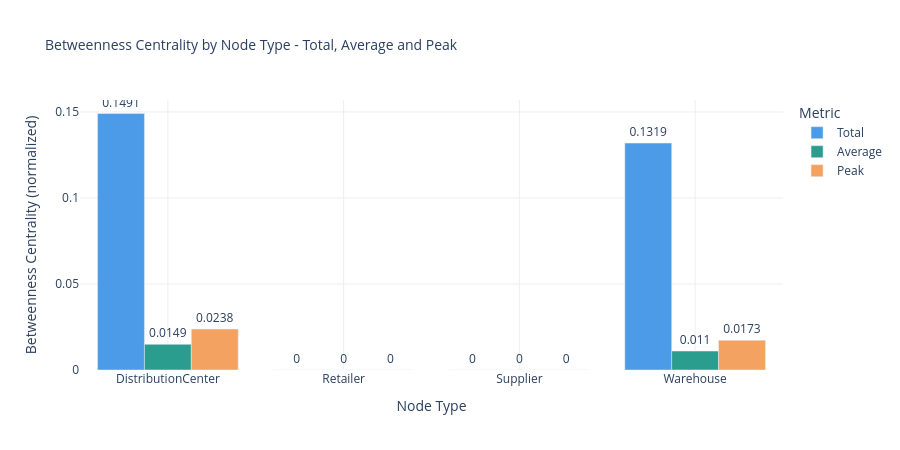

Notebook code cell kept with this figure:
### Markdown cell above
### Which Node Type Bears the Most Risk?

The grouped bar chart below compares total, average and peak betweenness centrality across all four node types. This shows not just which type carries the most routing burden in aggregate, but also whether that burden is spread evenly or concentrated in a small number of critical nodes.

### Code cell
type_centrality = (
    centrality_df.groupby("label")["centrality"]
    .agg(["sum", "mean", "max"])
    .reset_index()
    .rename(columns = {"sum": "Total", "mean": "Average", "max": "Peak"})
)

fig = go.Figure()

for metric, color in [
    ("Total",   "#4C9BE8"),
    ("Average", "#2A9D8F"),
    ("Peak",    "#F4A261"),
]:
    fig.add_trace(go.Bar(
        name = metric,
        x = type_centrality["label"],
        y = type_centrality[metric],
        marker_color = color,
        text = type_centrality[metric].round(4),
        textposition = "outside",
    ))

fig.update_layout(
    title = dict(
        text = "Betweenness Centrality by Node Type - Total, Average and Peak",
        font = dict(size = 14)
    ),
    barmode = "group",
    height = 450,
    plot_bgcolor = "white",
    xaxis = dict(title = "Node Type", gridcolor = "#eeeeee"),
    yaxis = dict(title = "Betweenness Centrality (normalized)", gridcolor = "#eeeeee"),
    legend_title_text = "Metric",
)
fig.show()

### Figure 1 — Plotly figure (JSON) as saved in the notebook; plotly's stock layout.template omitted (floating-point values rounded to 4 significant figures)
{"data": [{"marker": {"color": "#4C9BE8"}, "name": "Total", "text": [0.1491, 0.0, 0.0, 0.1319], "textposition": "outside", "type": "bar", "x": ["DistributionCenter", "Retailer", "Supplier", "Warehouse"], "y": [0.1491, 0.0, 0.0, 0.1319]}, {"marker": {"color": "#2A9D8F"}, "name": "Average", "text": [0.0149, 0.0, 0.0, 0.011], "textposition": "outside", "type": "bar", "x": ["DistributionCenter", "Retailer", "Supplier", "Warehouse"], "y": [0.01491, 0.0, 0.0, 0.01099]}, {"marker": {"color": "#F4A261"}, "name": "Peak", "text": [0.0238, 0.0, 0.0, 0.0173], "textposition": "outside", "type": "bar", "x": ["DistributionCenter", "Retailer", "Supplier", "Warehouse"], "y": [0.0238, 0.0, 0.0, 0.0173]}], "layout": {"barmode": "group", "height": 450, "legend": {"title": {"text": "Metric"}}, "plot_bgcolor": "white", "title": {"font": {"size": 14}, "text": "Betweenness Centrality by Node Type - Total, Average and Peak"}, "xaxis": {"gridcolor": "#eeeeee", "title": {"text": "Node Type"}}, "yaxis": {"gridcolor": "#eeeeee", "title": {"text": "Betweenness Centrality (normalized)"}}}}
